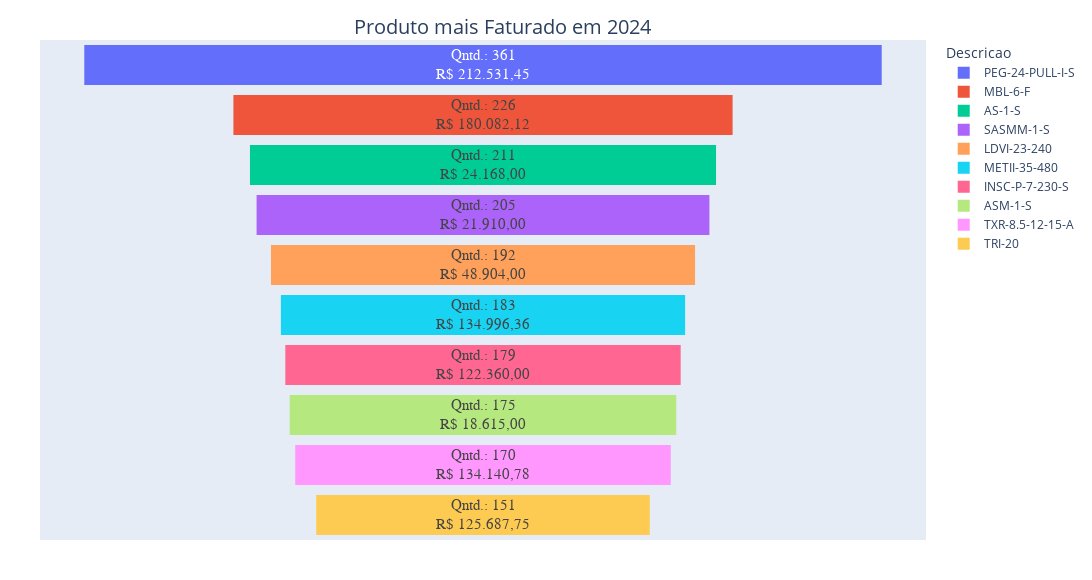

Source (notebook cell):
### Markdown cell above
Material foco 2024:

O material mais faturado em 2024

### Code cell
df_top_produtos = df_filtrado.groupby('Descricao')[['Quantidade','Vlr.Total']].sum().reset_index().sort_values(by='Quantidade',ascending=False)
df_top_produtos['Texto'] = df_top_produtos.apply(
    lambda row: f"Qntd.: {int(row['Quantidade'])}<br>{formatar_brasileiro(row['Vlr.Total'])}", axis=1
)
fig = px.funnel(df_top_produtos.head(10),x=['Quantidade'],y='Descricao',color='Descricao',text='Texto')
fig = fig.update_layout(title={
        "text": "Produto mais Faturado em 2024",
        "x": 0.46,  
        "xanchor": "center",
        "yanchor": "top",
        "font": {"size": 20}},
        margin={"l": 40, "r": 40, "t": 40, "b": 40},  
    height=580,  
    width=1400,  
).update_yaxes(showticklabels=False,visible=False,categoryarray=df_top_produtos['Descricao'].head(10).to_list())

fig.update_traces(
    texttemplate='%{text}',  
    textposition='inside',   
    cliponaxis=False,        
    textfont={"size": 200,"family":"Helvetica Bold"},   
)

fig.show()

### Figure 1 — Plotly figure (JSON) as saved in the notebook; plotly's stock layout.template omitted (floating-point values rounded to 4 significant figures)
{"data": [{"cliponaxis": false, "hovertemplate": "Descricao=%{y}<br>value=%{x}<br>Texto=%{text}<extra></extra>", "legendgroup": "PEG-24-PULL-I-S", "marker": {"color": "#636efa"}, "name": "PEG-24-PULL-I-S", "orientation": "h", "showlegend": true, "text": ["Qntd.: 361<br>R$ 212.531,45"], "textfont": {"family": "Helvetica Bold", "size": 200}, "textposition": "inside", "texttemplate": "%{text}", "type": "funnel", "x": [361], "xaxis": "x", "y": ["PEG-24-PULL-I-S"], "yaxis": "y"}, {"cliponaxis": false, "hovertemplate": "Descricao=%{y}<br>value=%{x}<br>Texto=%{text}<extra></extra>", "legendgroup": "MBL-6-F", "marker": {"color": "#EF553B"}, "name": "MBL-6-F", "orientation": "h", "showlegend": true, "text": ["Qntd.: 226<br>R$ 180.082,12"], "textfont": {"family": "Helvetica Bold", "size": 200}, "textposition": "inside", "texttemplate": "%{text}", "type": "funnel", "x": [226], "xaxis": "x", "y": ["MBL-6-F"], "yaxis": "y"}, {"cliponaxis": false, "hovertemplate": "Descricao=%{y}<br>value=%{x}<br>Texto=%{text}<extra></extra>", "legendgroup": "AS-1-S", "marker": {"color": "#00cc96"}, "name": "AS-1-S", "orientation": "h", "showlegend": true, "text": ["Qntd.: 211<br>R$ 24.168,00"], "textfont": {"family": "Helvetica Bold", "size": 200}, "textposition": "inside", "texttemplate": "%{text}", "type": "funnel", "x": [211], "xaxis": "x", "y": ["AS-1-S"], "yaxis": "y"}, {"cliponaxis": false, "hovertemplate": "Descricao=%{y}<br>value=%{x}<br>Texto=%{text}<extra></extra>", "legendgroup": "SASMM-1-S", "marker": {"color": "#ab63fa"}, "name": "SASMM-1-S", "orientation": "h", "showlegend": true, "text": ["Qntd.: 205<br>R$ 21.910,00"], "textfont": {"family": "Helvetica Bold", "size": 200}, "textposition": "inside", "texttemplate": "%{text}", "type": "funnel", "x": [205], "xaxis": "x", "y": ["SASMM-1-S"], "yaxis": "y"}, {"cliponaxis": false, "hovertemplate": "Descricao=%{y}<br>value=%{x}<br>Texto=%{text}<extra></extra>", "legendgroup": "LDVI-23-240", "marker": {"color": "#FFA15A"}, "name": "LDVI-23-240", "orientation": "h", "showlegend": true, "text": ["Qntd.: 192<br>R$ 48.904,00"], "textfont": {"family": "Helvetica Bold", "size": 200}, "textposition": "inside", "texttemplate": "%{text}", "type": "funnel", "x": [192], "xaxis": "x", "y": ["LDVI-23-240"], "yaxis": "y"}, {"cliponaxis": false, "hovertemplate": "Descricao=%{y}<br>value=%{x}<br>Texto=%{text}<extra></extra>", "legendgroup": "METII-35-480", "marker": {"color": "#19d3f3"}, "name": "METII-35-480", "orientation": "h", "showlegend": true, "text": ["Qntd.: 183<br>R$ 134.996,36"], "textfont": {"family": "Helvetica Bold", "size": 200}, "textposition": "inside", "texttemplate": "%{text}", "type": "funnel", "x": [183], "xaxis": "x", "y": ["METII-35-480"], "yaxis": "y"}, {"cliponaxis": false, "hovertemplate": "Descricao=%{y}<br>value=%{x}<br>Texto=%{text}<extra></extra>", "legendgroup": "INSC-P-7-230-S", "marker": {"color": "#FF6692"}, "name": "INSC-P-7-230-S", "orientation": "h", "showlegend": true, "text": ["Qntd.: 179<br>R$ 122.360,00"], "textfont": {"family": "Helvetica Bold", "size": 200}, "textposition": "inside", "texttemplate": "%{text}", "type": "funnel", "x": [179], "xaxis": "x", "y": ["INSC-P-7-230-S"], "yaxis": "y"}, {"cliponaxis": false, "hovertemplate": "Descricao=%{y}<br>value=%{x}<br>Texto=%{text}<extra></extra>", "legendgroup": "ASM-1-S", "marker": {"color": "#B6E880"}, "name": "ASM-1-S", "orientation": "h", "showlegend": true, "text": ["Qntd.: 175<br>R$ 18.615,00"], "textfont": {"family": "Helvetica Bold", "size": 200}, "textposition": "inside", "texttemplate": "%{text}", "type": "funnel", "x": [175], "xaxis": "x", "y": ["ASM-1-S"], "yaxis": "y"}, {"cliponaxis": false, "hovertemplate": "Descricao=%{y}<br>value=%{x}<br>Texto=%{text}<extra></extra>", "legendgroup": "TXR-8.5-12-15-A", "marker": {"color": "#FF97FF"}, "name": "TXR-8.5-12-15-A", "orientation": "h", "showlegend": true, "text": ["Qntd.: 170<br>R$ 134.140,78"], "textfont": {"family": "Helvetica Bold", "size": 200}, "textposition": "inside", "texttemplate": "%{text}", "type": "funnel", "x": [170], "xaxis": "x", "y": ["TXR-8.5-12-15-A"], "yaxis": "y"}, {"cliponaxis": false, "hovertemplate": "Descricao=%{y}<br>value=%{x}<br>Texto=%{text}<extra></extra>", "legendgroup": "TRI-20", "marker": {"color": "#FECB52"}, "name": "TRI-20", "orientation": "h", "showlegend": true, "text": ["Qntd.: 151<br>R$ 125.687,75"], "textfont": {"family": "Helvetica Bold", "size": 200}, "textposition": "inside", "texttemplate": "%{text}", "type": "funnel", "x": [151], "xaxis": "x", "y": ["TRI-20"], "yaxis": "y"}], "layout": {"height": 580, "legend": {"title": {"text": "Descricao"}, "tracegroupgap": 0}, "margin": {"b": 40, "l": 40, "r": 40, "t": 40}, "title": {"font": {"size": 20}, "text": "Produto mais Faturado em 2024", "x": 0.46, "xanchor": "center", "yanchor": "top"}, "width": 1400, "xaxis": {"anchor": "y", "domain": [0, 1], "title": {"text": "value"}}, "yaxis": {"anchor": "x", "categoryarray": ["PEG-24-PULL-I-S", "MBL-6-F", "AS-1-S", "SASMM-1-S", "LDVI-23-240", "METII-35-480", "INSC-P-7-230-S", "ASM-1-S", "TXR-8.5-12-15-A", "TRI-20"], "categoryorder": "array", "domain": [0, 1], "showticklabels": false, "title": {"text": "Descricao"}, "visible": false}}}
